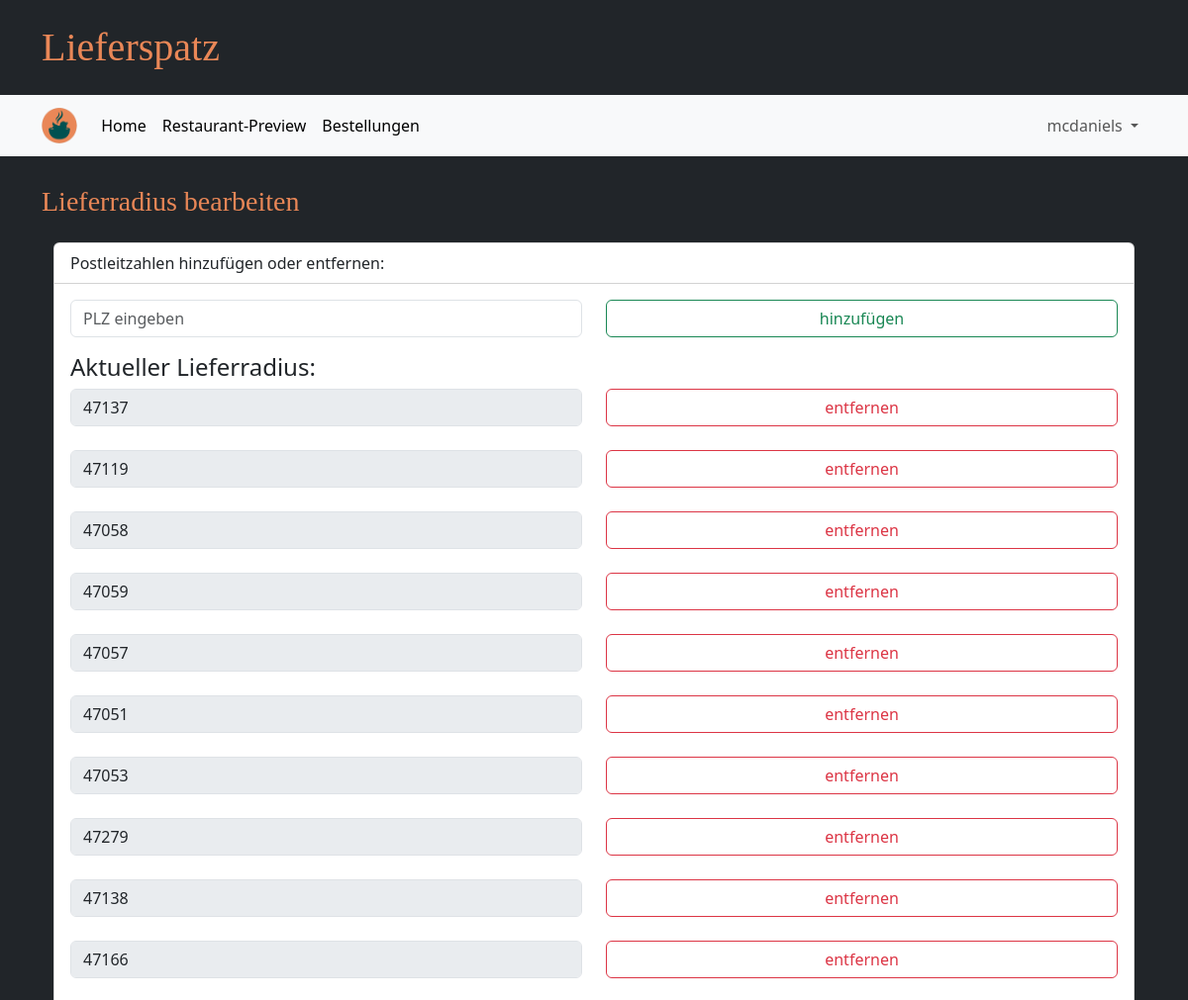
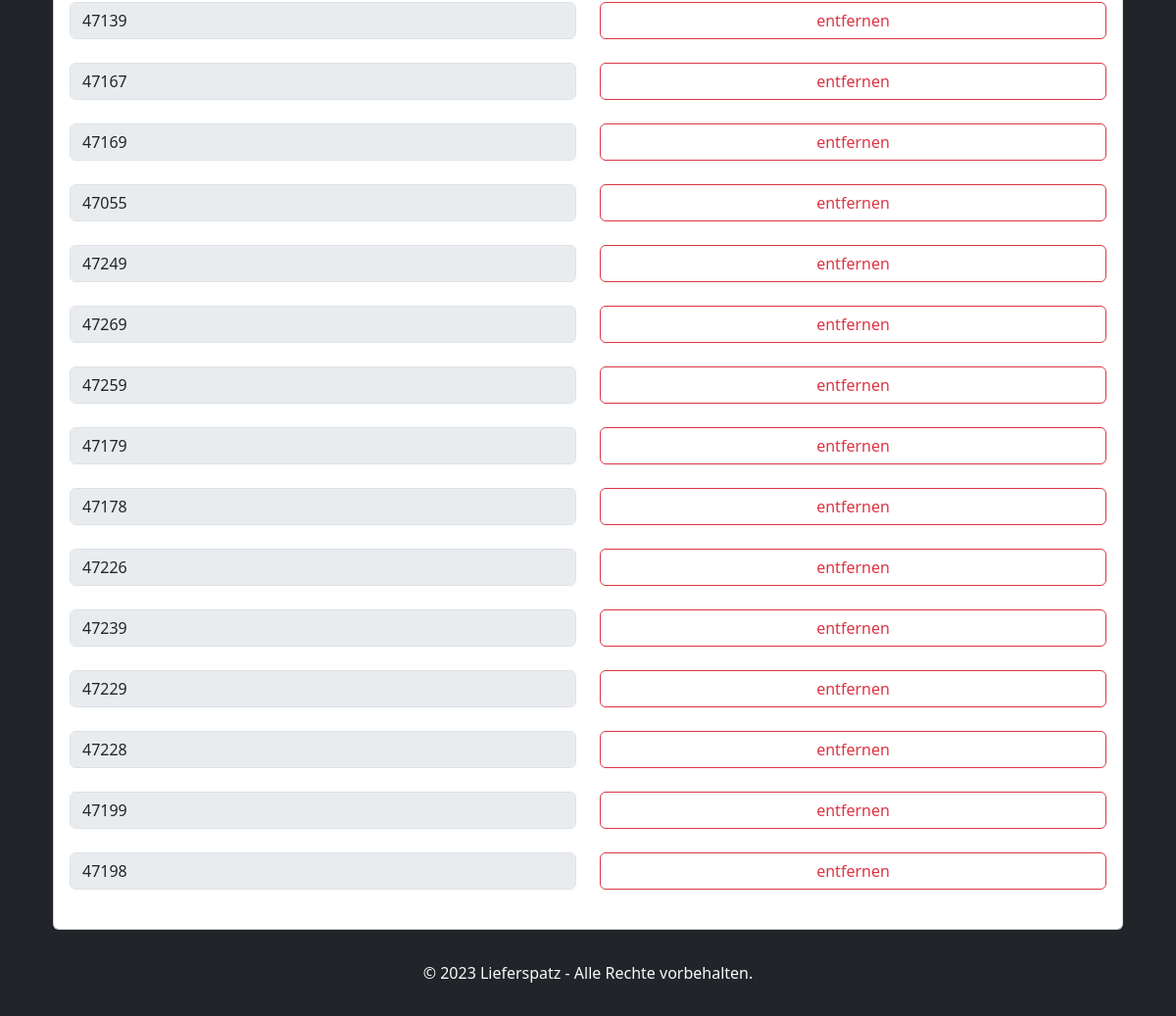
The app's page /edit_delivery_radius (signed in) with its own data (2 pictures, top to bottom).
### tables this page shows
CREATE TABLE Lieferradius(
            GUsername TEXT NOT NULL,
            Plz TEXT NOT NULL,
            FOREIGN KEY (GUsername) REFERENCES GeschaeftsAccount(Username),
            PRIMARY KEY (Plz, GUsername)
        );

### main.py (the view, shortened to what this page needs)
@app.route("/edit_delivery_radius", methods=["GET", "POST"])
def edit_restaurant_delivery_radius():
    if "user" in session and "business" in session:
        delivery_radius = database.get_delivery_radius(session["user"])
        return render_template("edit_delivery_radius.html", delivery_radius=delivery_radius)
    else:
        return redirect(url_for("login_business_page"))

### database.py (called while the page is built)
def getData(sql, params = ()):
    dbcon = sqlite3.connect("instance/db.db")
    cursor = dbcon.cursor()
    cursor.execute(sql, params)
    return cursor

def get_delivery_radius(username):
    postalcodes = []
    request_pointer = getData("""SELECT PLZ
                              FROM Lieferradius
                              WHERE GUsername = ? """, (username,))
    for entry in request_pointer.fetchall():
        postalcodes.append(entry[0])
    return postalcodes

### templates/edit_delivery_radius.html (shortened to what this page needs)
{% extends "base.html" %}
{% block heading %}Lieferradius bearbeiten{% endblock %}
{% block content %}
        <div class="card">
            <div class="card-header bg-transparent">
                Postleitzahlen hinzufügen oder entfernen:
            </div>
            <div class="card-body form-group nopadding">
                <div>
                    <form action="" method="POST">
                        <div class="row">
                        <div class="col-6">
                        <input name="new PLZ" type="number" min="0" class="form-control" id="new PLZ"
                            placeholder="PLZ eingeben">
                        </div>
                        <div class="col-6">
                            <button name="submit new PLZ" type="submit"
                                class="btn btn-outline-success form-control colum">hinzufügen</button>
                        </div>
                        </div>
                    </form>
                    <h4 class="mt-3">Aktueller Lieferradius:</h4>
                    {% for plz in delivery_radius %}
                    <form action="" method="POST">
                        <div class="row">
                            <div class="col-6">
                                <fieldset disabled>
                                    <input name="PLZ" value="{{ plz }}" class="form-control">
                                </fieldset>
                            </div>
                            <div class="col-6">
                                <button name="delete PLZ" value="{{ plz }}" type="submit"
                                    class="btn btn-outline-danger form-control colum">entfernen</button>
                            </div>
                        </div>
                        {% endfor %}
                </div>
            </div>
        </div>
{% endblock %}

### records on screen
Lieferradius: PLZ "47137"
Lieferradius: PLZ "47119"
Lieferradius: PLZ "47058"
Lieferradius: PLZ "47059"
Lieferradius: PLZ "47057"
Lieferradius: PLZ "47051"
Lieferradius: PLZ "47053"
Lieferradius: PLZ "47279"
Lieferradius: PLZ "47138"
Lieferradius: PLZ "47166"
Lieferradius: PLZ "47139"
Lieferradius: PLZ "47167"
Lieferradius: PLZ "47169"
Lieferradius: PLZ "47055"
Lieferradius: PLZ "47249"
Lieferradius: PLZ "47269"
Lieferradius: PLZ "47259"
Lieferradius: PLZ "47179"
Lieferradius: PLZ "47178"
Lieferradius: PLZ "47226"
Lieferradius: PLZ "47239"
Lieferradius: PLZ "47229"
Lieferradius: PLZ "47228"
Lieferradius: PLZ "47199"
Lieferradius: PLZ "47198"

### other values on screen
{{ session['user'] }} "mcdaniels"
